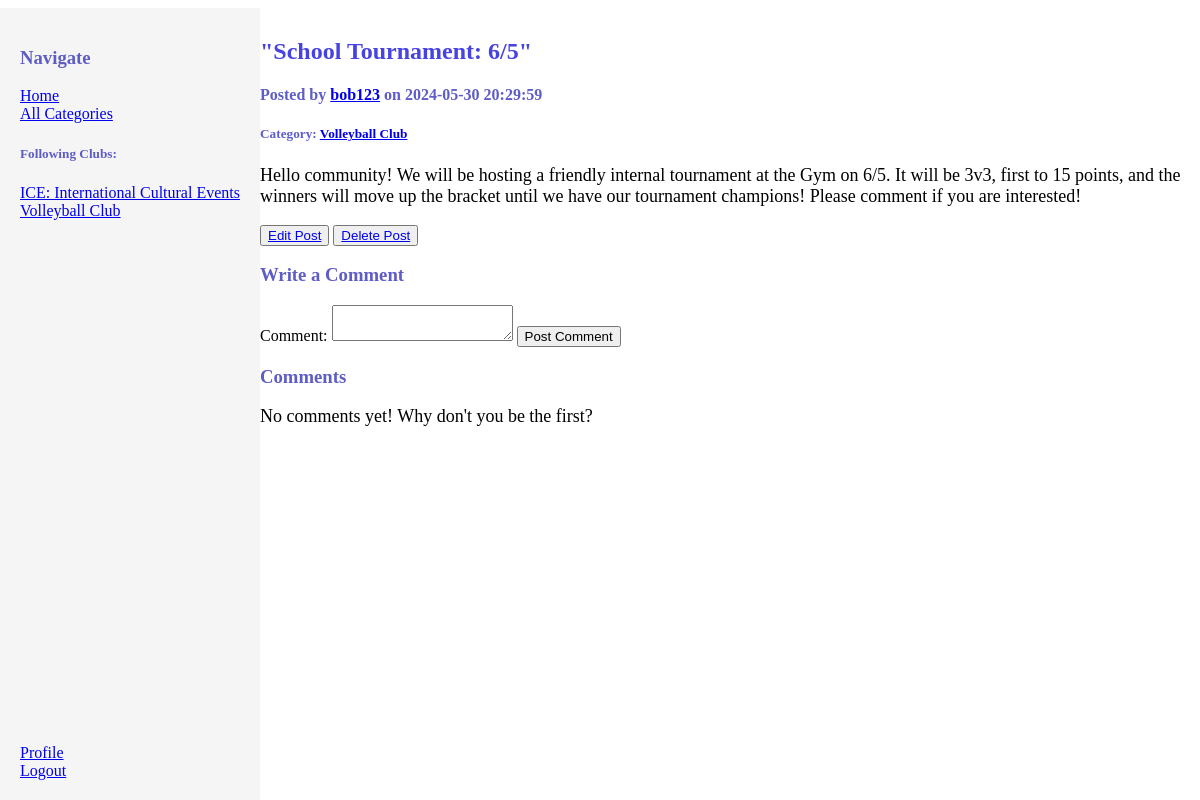
The app's page /post/2 (signed in), older data.
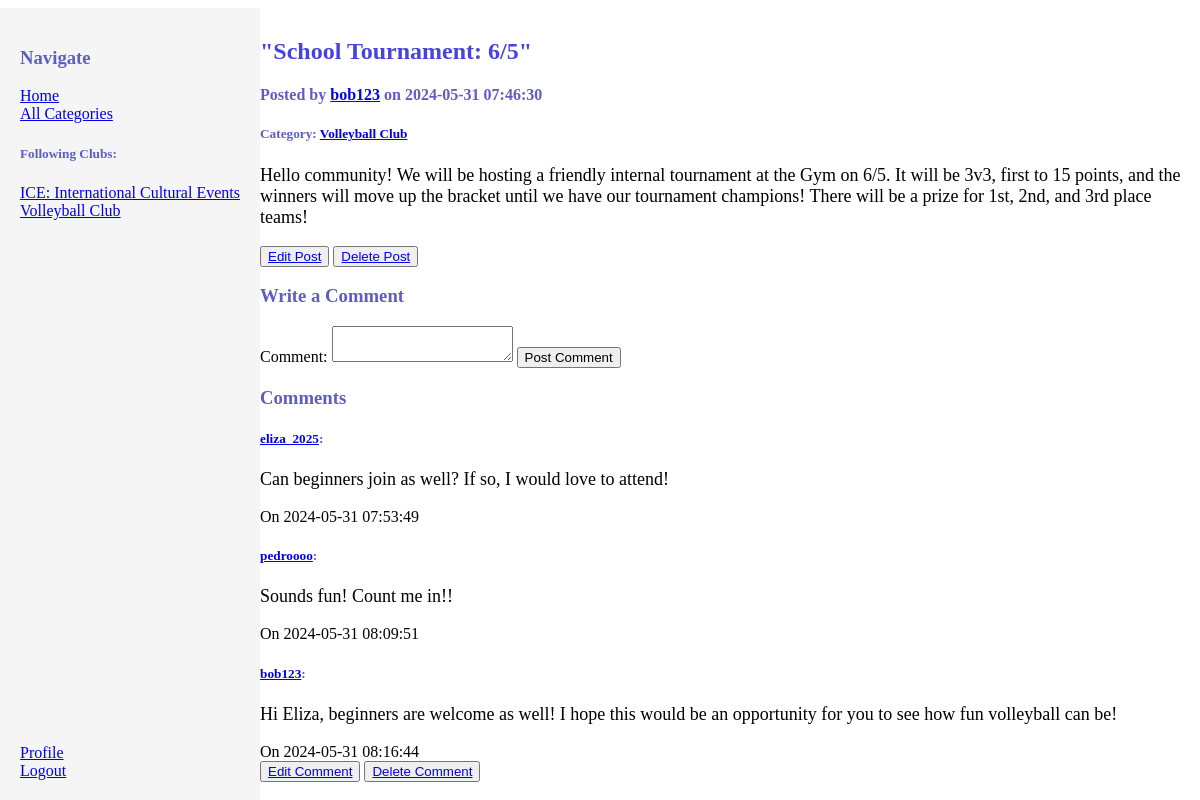
The same page, newer data.
### tables this page shows
CREATE TABLE categories(
    id integer primary key not null,
    name text,
    description text,
    img text);

CREATE TABLE posts(
    id integer primary key not null,
    date datetime default (datetime('now','localtime')),
    saved_count integer default 0,
    comment_count integer default 0,
    title text,
    content text,
    attachment text,
    category_id integer,
    user_id integer,
    foreign key(category_id) references categories(id),
    foreign key(user_id) references users(id));

CREATE TABLE users(
    id integer primary key not null,
    uname text unique,
    email varchar(100) unique,
    password varchar(256),
    name text,
    pfp text,
    saved_cats text,
    saved_posts text,
    following_u text);

CREATE TABLE comments(
    id integer primary key not null,
    date datetime default (datetime('now','localtime')),
    content text,
    user_id integer,
    post_id integer,
    foreign key(user_id) references users(id),
    foreign key(post_id) references posts(id));

### app.py (the view)
@app.route('/post/<int:post_id>', methods=['GET', 'POST'])  # Show a post and all comments, form to add a new comment
def get_post(post_id):
    if check_session(session) is None:
        return redirect(url_for('login'))
    else:
        if request.method == 'POST':
            user_id = check_session(session)
            new_comment = request.form.get('new_comment')
            db.run_query(f'INSERT INTO comments (content, user_id, post_id) VALUES ("{new_comment}", {user_id}, {post_id})')
            db.run_query(f"UPDATE posts SET comment_count = comment_count + 1 WHERE id = {post_id}")
            return redirect(url_for('get_post', post_id=post_id))
        else:
            post = db.search(query=f"""SELECT posts.id, posts.date, posts.comment_count, posts.title, posts.content, posts.attachment, categories.id, categories.name, users.id, users.uname
                                        FROM posts INNER JOIN users ON posts.user_id = users.id INNER JOIN categories on posts.category_id = categories.id
                                        WHERE posts.id = {post_id}""", multiple=False)
            comments = db.search(query=f"""SELECT comments.id, comments.date, comments.content, users.id, users.uname
                                            FROM comments INNER JOIN users ON comments.user_id = users.id INNER JOIN posts ON comments.post_id = posts.id
                                            WHERE posts.id = {post_id}""", multiple=True)
            print(comments)
            following = retrieve_following('posts', db, session['user_id'])
            return render_template('post.html', user_id=check_session(session), categories=retrieve_following('categories', db, session['user_id']), post=post, comments=comments, following=following, editing_comment=None)

### library.py (called while the page is built)
def check_for_deleted(db:object, choice:str, id_list:list[int]):
    for id in id_list:
        if db.search(f"SELECT id FROM {choice} WHERE id = {id}", multiple=False) is None:
            print(db.search(f"SELECT id FROM {choice} WHERE id = {id}", multiple=False))
            id_list.remove(id)
    return id_list

def retrieve_following(choice: str, db: object, user_id:int):
    choices = {'categories': ['saved_cats', 'name'],
               'posts': ['saved_posts','title'],
               'users': ['following_u','uname']}
    if choice in choices:
        result = db.search(f"SELECT users.{choices[choice][0]} FROM users WHERE id = {user_id}", multiple=False)[0]
        if result is None or result == '':
            ids = []
            names = []
        else:
            ids = check_for_deleted(db=db, choice=choice, id_list=list(map(int, result.split(','))))
            names = []
            for id in ids:
                names.append(db.search(f"SELECT {choices[choice][1]} FROM {choice} WHERE id = {id}", multiple=False)[0])
    else:
        return "Invalid Choice"
    return [ids, names]

def check_session(session):
    if 'user_id' not in session:
        return None
    else:
        return session['user_id']

    def run_query(self, query: str):
        self.cursor.execute(query)  # Run query
        self.connection.commit()  # Save changes

    def search(self, query: str, multiple: bool = False):
        results = self.cursor.execute(query)
        self.run_query(query)
        if multiple:
            return results.fetchall()  # Fetchall returns multiple rows
        else:
            return results.fetchone()  # [0] Fetchone returns single value

### templates/post.html (shortened to what this page needs)
{% extends "navbar.html" %}
{% block content %}
    <div class="p-1">
        <h2 class="uppercase">"{{ post[3] }}"</h2>
        <h4 >Posted by <a class="u u-LR" href="{{ url_for('get_profile',user_id=post[8])}}">{{ post[9] }}</a> on {{ post[1] }}</h4>
        <h5>Category: <a class="u u-LR" href="{{url_for('get_category', cat_id=post[6])}}">{{ post[7] }}</a></h5>
        <p id="post-content">{{ post[4] }}</p>
        {% if post[8] == user_id %}
            <div>
                <button><a href="{{ url_for('edit_post', post_id=post[0]) }}">Edit Post</a></button>
                <button><a href="{{ url_for('delete_post', post_id=post[0]) }}">Delete Post</a></button>
            </div>
        {% endif %}
    </div>
    <div id="new_comment">
        <h3>Write a Comment</h3>
        <form method="post">
            <label for="new_comment">{% if editing_comment != None %}Currently Editing{% endif %} Comment:</label>
            <textarea class="multiline_input" id="new_comment" name="new_comment">{% if editing_comment != None %}{{ editing_comment }}{% endif %}</textarea>
            <button type="submit">Post Comment</button>
        </form>
    </div>
    <div id="post_comments">
        <h3>Comments</h3>
            {% if comments| length == 0 %}
                <p>No comments yet! Why don't you be the first?</p>
            {% else %}
                {% for comment in comments %}
                    <div class="tile u-shadow-md u-border-1 border-light bg-light p-1 w-90p">
                        <div class="tile__container">
                            <h5 class="tile__title"><a href="{{ url_for('get_profile', user_id=comment[3]) }}">{{ comment[4] }}</a>:</h5>
                            <p style="font-size:large" class="font-alt">{{ comment[2] }}</p>
                            <span class="info">On {{ comment[1] }}</span>
                            {% if comment[3] == user_id %}
                                <button class="btn--sm uppercase"><a href="{{ url_for("edit_comment", comment_id=comment[0], post_id=post[0])}}">Edit Comment</a></button>
                                <button class="btn--sm uppercase"><a href="{{ url_for("delete_comment", comment_id=comment[0], post_id=post[0])}}">Delete Comment</a></button>
                            {% endif %}
                        </div>
                    </div>
                {% endfor %}
            {% endif %}
    </div>
{% endblock %}

### templates/navbar.html (shortened to what this page needs)
<!doctype html>
<html lang="en">
<head>
    <link rel="stylesheet" href="https://cdn.jsdelivr.net/npm/cirrus-ui/dist/cirrus.min.css">
    <link rel="stylesheet" href="/style.css">
</head>
<body>
    <div id="navbar" class="w-20p u-border-1 border-light">
        <div id="navbar-top">
            <h3>Navigate</h3>
            <a href="{{ url_for('home') }}" class="u u-LR">Home</a>
            <br>
            <a href="{{ url_for('all_categories') }}" class="u u-LR">All Categories</a>
            <h5>Following Clubs:</h5>
            {% for cat_id in categories[0] %}
                <a href="{{url_for('get_category', cat_id=cat_id)}}" class="u u-LR">{{ categories[1][loop.index0] }}</a>
                <br>
            {% endfor %}
        </div>
        <div id="navbar-bottom">
            <a href="{{ url_for('get_profile', user_id=user_id) }}" class="u u-LR">Profile</a>
            <br>
            <a href="{{ url_for('logout') }}" class="u u-LR">Logout</a>
        </div>
    </div>
    <div id="website" class="w-80p">
        {% block content %}{% endblock %}
    </div>
</body>
</html>

Row changes from the older to the newer data that the page shows:
changed posts "School Tournament: 6/5": date "2024-05-30 20:29:59" → "2024-05-31 07:46:30"; content "…have our tournament champions! Please comment if you are interested!" → "…have our tournament champions! There will be a prize for 1st, 2nd, and 3rd place teams!"
added comments: uname "eliza_2025", content "Can beginners join as well? If so, I would love to attend!", date "2024-05-31 07:53:49"
added comments: uname "pedroooo", content "Sounds fun! Count me in!!", date "2024-05-31 08:09:51"
added comments: uname "bob123", content "Hi Eliza, beginners are welcome as well! I hope this would be an opportunity for you to see how fun volleyball can be!", date "2024-05-31 08:16:44"
Text that changed along with them:
text no longer shown: "No comments yet! Why don't you be the first?"
